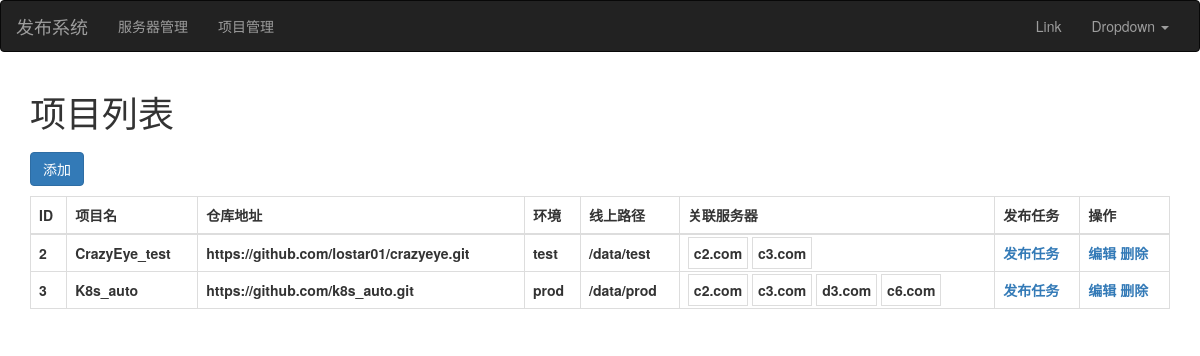
The page /project/list/ on the database its author committed.
### web/models.py (models this page shows, shortened)
class Project(models.Model):
    title = models.CharField(verbose_name="项目名", max_length=32)
    repo = models.CharField(verbose_name="仓库地址", max_length=128)
    env_choice = (
        ('prod','正式'),
        ('test','测试')
    )
    env = models.CharField(verbose_name="环境", max_length=16,choices=env_choice,default="test")
    path = models.CharField(verbose_name="线上路径",max_length=64,default="")
    server = models.ManyToManyField(verbose_name="关联服务器",to='Server')

class Server(models.Model):
    hostname = models.CharField(verbose_name='主机名',max_length=32)
    notices = models.CharField(verbose_name='备注',max_length=32,blank=True,default="")
    def __str__(self):
        return self.hostname

### web/views/project.py (the view)
# urls.py: path('project/list/',project.project_list,name='project_list'),
def project_list(request):
    project_obj = Project.objects.all()
    return render(request,'project_list.html',locals())

### templates/project_list.html (shortened to what this page needs)
{% extends 'layout.html' %}
{% block content %}
    <div class="container">
        <h1>项目列表</h1>
        <div>
            <a style="margin: 10px 0;" href="{% url 'project_add' %}" class="btn btn-primary">添加</a>
        </div>
        <table class="table table-bordered">
            <thead>
                <th>ID</th>
                <th>项目名</th>
                <th>仓库地址</th>
                <th>环境</th>
                <th>线上路径</th>
                <th>关联服务器</th>
                <th>发布任务</th>
                <th>操作</th>
            </thead>
            <tbody>
            {% for obj in project_obj %}
                <tr>
                    <th>{{ obj.id }}</th>
                    <th>{{ obj.title }}</th>
                    <th>{{ obj.repo }}</th>
                    <th>{{ obj.env }}</th>
                    <th>{{ obj.path }}</th>
                    <th>
                        {% for item in obj.server.all %}
                            <span style="border: 1px solid #ddd; padding: 5px;">{{ item }}</span>
                        {% endfor %}
                    </th>
                    <th><a href="{% url 'task_list' project_id=obj.id %}">发布任务</a></th>
                    <th><span><a href="{% url 'project_edit' pk=obj.id %}">编辑</a></span> <span><a onclick="removeRow(this,{{obj.id}});">删除</a></span></th>
                </tr>
            {% endfor %}
            </tbody>
        </table>
    </div>
{% endblock %}

### rows shown on the page
Project: id "2", title "CrazyEye_test", repo "https://github.com/lostar01/crazyeye.git", env "test", path "/data/test"
Server: hostname "c2.com"
Server: hostname "c3.com"
Project: id "3", title "K8s_auto", repo "https://github.com/k8s_auto.git", env "prod", path "/data/prod"
Server: hostname "d3.com"
Server: hostname "c6.com"
